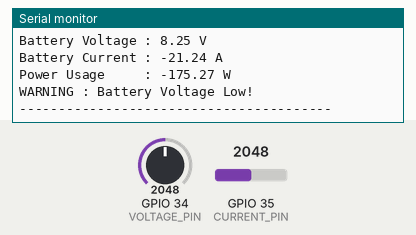
Simulated run of this sketch. Board: ESP32. On the bench: the last lines printed to the serial monitor. The inputs (shaded band) are chosen by the test bench; at power-on: GPIO 34 (VOLTAGE_PIN) = 2048, GPIO 35 (CURRENT_PIN) = 2048.

Above: at 5.9 s.
6.0 s: GPIO 34 (VOLTAGE_PIN) set to 2648
At 6.4 s:
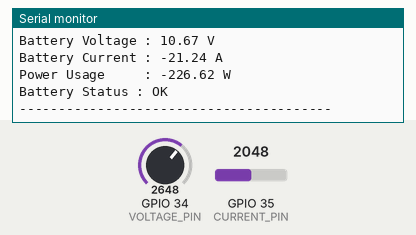
10.1 s: GPIO 34 (VOLTAGE_PIN) set to 2561
At 10.9 s:
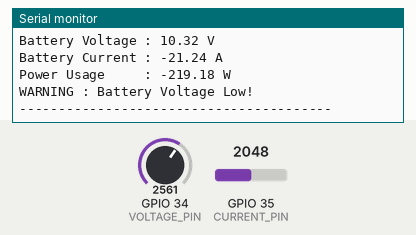
Timing chart, 0 to 13.1 s (numbered marks = the images above; inputs shaded):
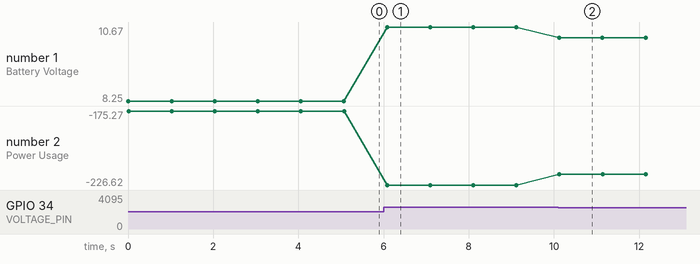

Measured:
- after the input at 6.0 s, the serial monitor: prints a new line after 0.08 s (image 1)
- after the input at 10.1 s, the serial monitor: prints a new line at once (image 2)
- plotted number 1: 8.25 → 10.67 after the input at 6.0 s, 10.67 → 10.32 after the input at 10.1 s
- plotted number 2: -175.27 → -226.62 after the input at 6.0 s, -226.62 → -219.18 after the input at 10.1 s

The sketch:

_Power_System.ino
```cpp
/*
 * ------------------------------------------------------------
 * Project : Robotic Dog
 * File    : Power_System.ino
 * Author  : Gourav Jain
 * Board   : ESP32
 * ------------------------------------------------------------
 * Purpose:
 * Monitor battery voltage and current consumption of the
 * robotic dog during hardware bring-up.
 *
 * Hardware:
 * - ESP32
 * - Voltage Sensor Module
 * - ACS758 Current Sensor
 * - 3S LiPo Battery
 *
 * Development Stage:
 * Hardware Bring-up
 * ------------------------------------------------------------
 */

#define VOLTAGE_PIN 34
#define CURRENT_PIN 35

const float ADC_REFERENCE = 3.3;
const int ADC_RESOLUTION = 4095;

// Voltage divider ratio (Update according to your module)
const float VOLTAGE_DIVIDER_RATIO = 5.0;

// ACS758 Parameters (Adjust if using another version)
const float CURRENT_SENSOR_OFFSET = 2.5;
const float CURRENT_SENSOR_SENSITIVITY = 0.040;   // 40mV/A

void setup()
{
    Serial.begin(115200);

    pinMode(VOLTAGE_PIN, INPUT);
    pinMode(CURRENT_PIN, INPUT);

    Serial.println("----------------------------------------");
    Serial.println(" Robotic Dog - Power System Test");
    Serial.println("----------------------------------------");
}

void loop()
{
    float batteryVoltage = readBatteryVoltage();
    float batteryCurrent = readCurrent();
    float batteryPower = batteryVoltage * batteryCurrent;

    Serial.println("----------------------------------------");

    Serial.print("Battery Voltage : ");
    Serial.print(batteryVoltage, 2);
    Serial.println(" V");

    Serial.print("Battery Current : ");
    Serial.print(batteryCurrent, 2);
    Serial.println(" A");

    Serial.print("Power Usage     : ");
    Serial.print(batteryPower, 2);
    Serial.println(" W");

    if (batteryVoltage < 10.5)
    {
        Serial.println("WARNING : Battery Voltage Low!");
    }
    else
    {
        Serial.println("Battery Status : OK");
    }

    Serial.println("----------------------------------------");

    delay(1000);
}

float readBatteryVoltage()
{
    int adc = analogRead(VOLTAGE_PIN);

    float voltage = ((float)adc / ADC_RESOLUTION) * ADC_REFERENCE;

    return voltage * VOLTAGE_DIVIDER_RATIO;
}

float readCurrent()
{
    int adc = analogRead(CURRENT_PIN);

    float sensorVoltage = ((float)adc / ADC_RESOLUTION) * ADC_REFERENCE;

    float current = (sensorVoltage - CURRENT_SENSOR_OFFSET) / CURRENT_SENSOR_SENSITIVITY;

    return current;
}
```
